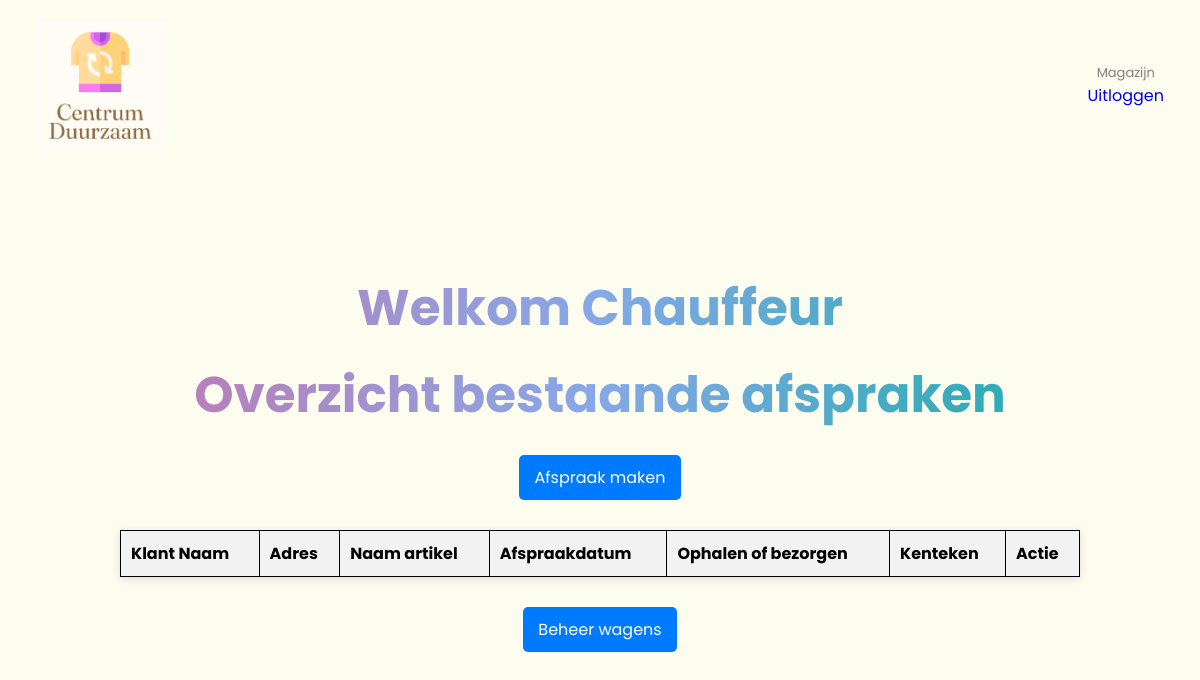
The page /rollenPaginas/chauffeurPagina.php on the database as committed earlier.
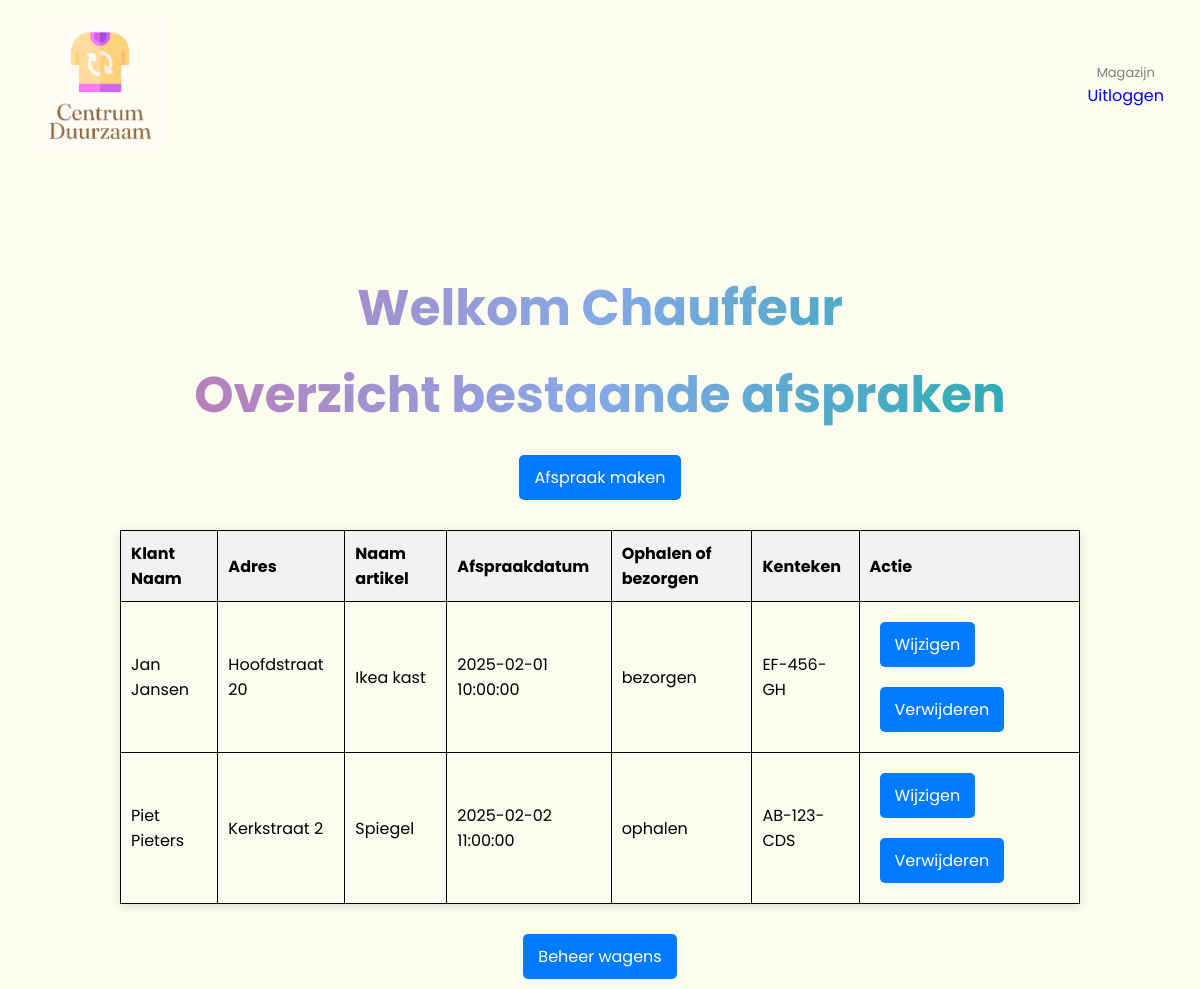
The same page on the database as committed later.
### tables this page shows
CREATE TABLE `planning` (
  `id` int(11) NOT NULL,
  `artikel_id` int(11) DEFAULT NULL,
  `klant_id` int(11) DEFAULT NULL,
  `kenteken` varchar(255) NOT NULL,
  `ophalen_of_bezorgen` enum('ophalen','bezorgen') NOT NULL,
  `afspraak_op` datetime NOT NULL
);

CREATE TABLE `klant` (
  `id` int(11) NOT NULL,
  `naam` varchar(255) NOT NULL,
  `adres` varchar(255) NOT NULL,
  `plaats` varchar(255) NOT NULL,
  `telefoon` varchar(255) NOT NULL,
  `email` varchar(255) NOT NULL,
  `active` tinyint(1) NOT NULL DEFAULT 1
);

CREATE TABLE `artikel` (
  `id` int(11) NOT NULL,
  `naam` varchar(255) NOT NULL,
  `categorie_id` int(11) DEFAULT NULL,
  `prijs_ex_btw` decimal(10,2) DEFAULT NULL,
  `directVerkoopbaar` varchar(10) NOT NULL DEFAULT 'nee',
  `isKapot` varchar(10) NOT NULL DEFAULT 'nee'
);

### classes/planning.php (called while the page is built, shortened)
<?php
require_once "../classes/db.php";
class Planning
{
    private $conn;
    public function __construct()
    {
        $database = new Database();
        $this->conn = $database->getConnection();
    }
    public function getAllAppointments()
    {
        $sql = "SELECT
                    p.id,
                    k.naam AS klant_naam,
                    k.adres,
                    a.naam AS artikel_naam,
                    p.afspraak_op,
                    p.kenteken,
                    p.ophalen_of_bezorgen  -- Voeg dit veld toe aan de selectie
                FROM planning p
                JOIN klant k ON p.klant_id = k.id  -- Verbindt de klant via klant_id
                JOIN artikel a ON p.artikel_id = a.id";
        $stmt = $this->conn->prepare($sql);
        $stmt->execute();
        return $stmt->fetchAll(PDO::FETCH_ASSOC);
    }
}

### classes/db.php (called while the page is built, shortened)
<?php
class Database {
    private $db = "localhost";
    private $dbname = "duurzaam";
    private $user = "root";
    private $pass = "";
    public $conn;
    function __construct() {
        try {
            $conn = new PDO("mysql:host=$this->db;dbname=$this->dbname", $this->user, $this->pass);
            $conn->setAttribute(PDO::ATTR_ERRMODE, PDO::ERRMODE_EXCEPTION);
            $this->conn = $conn;
        } catch (PDOException $e){
            echo "Connection failed: " . $e->getMessage();
        }
    }
    public function getConnection() {
        return $this->conn;
    }
}

### rollenPaginas/chauffeurPagina.php (the view, shortened to what this page needs)
<?php
require_once "../classes/planning.php";
$planning = new Planning();
$appointments = $planning->getAllAppointments();
?>
<!DOCTYPE html>
<html lang="nl">
<head>
    <link href="../styles.css" rel="stylesheet" type="text/css">
</head>
<body>
<nav>
    <img src="../../assets/logo.png" alt="logo">
    <div class="roleTag_loguitBtn">
        <span>Magazijn</span>
        <a href="../logout.php">Uitloggen</a>
    </div>
</nav>
<div class="container">
    <h1>Welkom Chauffeur</h1>
    <h2>Overzicht bestaande afspraken</h2>
    <a href="afspraakmaken.php" class="btn">Afspraak maken</a>
    <div class="container-overzicht">
        <table>
        <tr>
    <th>Klant Naam</th>
    <th>Adres</th>
    <th>Naam artikel</th>
    <th>Afspraakdatum</th>
    <th>Ophalen of bezorgen</th>
    <th>Kenteken</th>
    <th>Actie</th>
</tr>
<?php foreach ($appointments as $appointment): ?>
    <tr>
        <td><?= htmlspecialchars($appointment['klant_naam']) ?></td>
        <td><?= htmlspecialchars($appointment['adres']) ?></td>
        <td><?= htmlspecialchars($appointment['artikel_naam']) ?></td>
        <td><?= htmlspecialchars($appointment['afspraak_op']) ?></td>
        <td><?= htmlspecialchars($appointment['ophalen_of_bezorgen']) ?></td>
        <td><?= htmlspecialchars($appointment['kenteken']) ?></td>
        <td>
            <a href='afspraakwijzigen.php?id=<?= $appointment["id"] ?>' class='btn'>Wijzigen</a>
            <a href='../classes/planning.php?delete_id=<?= $appointment["id"] ?>' class='btn btn-danger' onclick="return confirm('Weet je zeker dat je deze afspraak wilt verwijderen?');">Verwijderen</a>
        </td>
    </tr>
<?php endforeach; ?>
        </table>
    </div>
    <div class="beheerwagens">
        <a href="beheerwagens.php" class="btn">Beheer wagens</a>
    </div>
</div>
</body>
</html>

Rows that differ between the two databases and show on the page:
added planning: klant.naam "Jan Jansen", klant.adres "Hoofdstraat 20", artikel.naam "Ikea kast", afspraak_op "2025-02-01 10:00:00", ophalen_of_bezorgen "bezorgen", kenteken "EF-456-GH"
added planning: klant.naam "Piet Pieters", klant.adres "Kerkstraat 2", artikel.naam "Spiegel", afspraak_op "2025-02-02 11:00:00", ophalen_of_bezorgen "ophalen", kenteken "AB-123-CDS"
